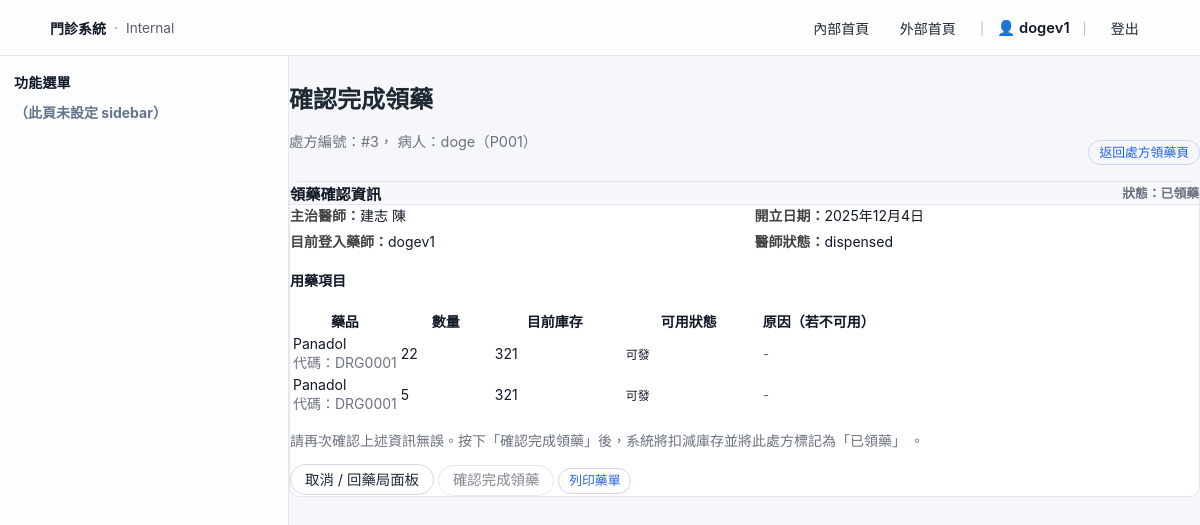
Screenshot of /prescriptions/pharmacy/3/dispense/ (signed in) with the database file from the repository.
### prescriptions/models.py (models this page shows, shortened)
class Prescription(models.Model):
    STATUS_DRAFT = "draft"
    STATUS_FINAL = "final"
    STATUS_CHOICES = [
        (STATUS_DRAFT, "草稿"),
        (STATUS_FINAL, "已完成"),
    ]
    PHARMACY_PENDING   = "pending"
    PHARMACY_DONE      = "done"
    PHARMACY_CANCELLED = "cancelled"
    PHARMACY_STATUS_CHOICES = [
        (PHARMACY_PENDING,   "待領藥"),
        (PHARMACY_DONE,      "已領藥"),
        (PHARMACY_CANCELLED, "已作廢"),
    ]
    VERIFY_PENDING  = "pending"
    VERIFY_APPROVED = "approved"
    VERIFY_REJECTED = "rejected"
    VERIFY_QUERY    = "query"
    VERIFY_STATUS_CHOICES = [
        (VERIFY_PENDING,  "待審核"),
        (VERIFY_APPROVED, "已通過"),
        (VERIFY_REJECTED, "已退回"),
        (VERIFY_QUERY,    "需澄清"),
    ]
    patient = models.ForeignKey("patients.Patient", on_delete=models.PROTECT)
    doctor  = models.ForeignKey("doctors.Doctor", on_delete=models.PROTECT)
    date    = models.DateField(default=timezone.now)
    visit_ticket = models.OneToOneField(
        "queues.VisitTicket",
        on_delete=models.PROTECT,
        related_name="prescription",
        null=True,
        blank=True,
    )
    notes  = models.TextField(blank=True)
    status = models.CharField(
        max_length=20,
        choices=STATUS_CHOICES,
        default=STATUS_DRAFT,
    )
    pharmacy_status = models.CharField(
        max_length=20,
        choices=PHARMACY_STATUS_CHOICES,
        default=PHARMACY_PENDING,
    )
    dispensed_at = models.DateTimeField(null=True, blank=True)
    dispensed_by = models.ForeignKey(
        settings.AUTH_USER_MODEL,
        null=True,
        blank=True,
        on_delete=models.SET_NULL,
        related_name="dispensed_prescriptions",
        verbose_name="領藥藥師",
    )
    verify_status = models.CharField(
        "審核狀態",
        max_length=20,
        choices=VERIFY_STATUS_CHOICES,
        default=VERIFY_PENDING,
    )
    verify_note = models.TextField("審核意見", blank=True)
    verified_by = models.ForeignKey(
        settings.AUTH_USER_MODEL,
        null=True,
        blank=True,
        on_delete=models.SET_NULL,
        related_name="verified_prescriptions",
        verbose_name="審核藥師",
    )
    verified_at = models.DateTimeField("審核時間", null=True, blank=True)
    created_at = models.DateTimeField(auto_now_add=True)
    updated_at = models.DateTimeField(auto_now=True)

class PrescriptionItem(models.Model):
    prescription = models.ForeignKey(
        Prescription,
        on_delete=models.CASCADE,
        related_name="items",
    )
    drug = models.ForeignKey(
        Drug,
        on_delete=models.PROTECT,
        related_name="prescription_items",
    )
    quantity = models.PositiveIntegerField()
    usage = models.TextField(blank=True)
    days_supply = models.PositiveIntegerField("療程天數", default=7)
    treatment_days = models.PositiveIntegerField(
        "預計用藥天數",
        default=1,
        help_text="例如連續吃幾天：1、3、7...  ",
    )

### patients/models.py (models this page shows, shortened)
class Patient(models.Model):
    GENDER_MALE = "M"
    GENDER_FEMALE = "F"
    GENDER_OTHER = "O"
    GENDER_CHOICES = [
        (GENDER_MALE, "男"),
        (GENDER_FEMALE, "女"),
        (GENDER_OTHER, "其他 / 不透露"),
    ]
    BLOOD_A = "A"
    BLOOD_B = "B"
    BLOOD_AB = "AB"
    BLOOD_O = "O"
    BLOOD_UNKNOWN = "UNK"
    BLOOD_TYPE_CHOICES = [
        (BLOOD_A, "A 型"),
        (BLOOD_B, "B 型"),
        (BLOOD_AB, "AB 型"),
        (BLOOD_O, "O 型"),
        (BLOOD_UNKNOWN, "未知"),
    ]
    full_name = models.CharField("姓名", max_length=50)
    national_id = models.CharField("身分證", max_length=10, unique=True)
    nhi_no = models.CharField("健保卡號", max_length=20, blank=True)
    gender = models.CharField(
        "性別",
        max_length=1,
        choices=GENDER_CHOICES,
        blank=True,
    )
    birth_date = models.DateField("生日")
    blood_type = models.CharField(
        "血型",
        max_length=3,
        choices=BLOOD_TYPE_CHOICES,
        default=BLOOD_UNKNOWN,
        blank=True,
    )
    phone = models.CharField("電話", max_length=20, blank=True)
    email = models.EmailField("Email", max_length=100, blank=True)
    address = models.CharField("地址", max_length=200, blank=True)
    height_cm = models.PositiveIntegerField("身高（cm）", null=True, blank=True)
    weight_kg = models.DecimalField(
        "體重（kg）",
        max_digits=5,
        decimal_places=1,
        null=True,
        blank=True,
    )
    allergies = models.TextField(
        "過敏史",
        blank=True,
        help_text="例如：藥物過敏、食物過敏等",
    )
    chronic_diseases = models.TextField(
        "慢性疾病 / 重要病史",
        blank=True,
        help_text="例如：高血壓、糖尿病、心臟病等",
    )
    family_disease_notes = models.TextField(
    "家族病史",
    blank=True,
    null=True,
    help_text="例如：父母高血壓、糖尿病、遺傳疾病等",
    )
    other_risk_notes = models.TextField(
    "其他風險備註",
    blank=True,
    null=True,
    )
    emergency_contact_name = models.CharField("緊急聯絡人姓名", max_length=50, blank=True)
    emergency_contact_phone = models.CharField("緊急聯絡人電話", max_length=20, blank=True)
    emergency_contact_relation = models.CharField(
        "與病人關係",
        max_length=50,
        blank=True,
        help_text="例如：父、母、配偶、子女、朋友",
    )
    chart_no = models.CharField(
        "病歷號",
        max_length=20,
        unique=True,
        blank=True,
        editable=False,
    )
    note = models.TextField("其他備註", blank=True)
    created_at = models.DateTimeField("建立時間", auto_now_add=True)
    updated_at = models.DateTimeField("最後更新時間", auto_now=True)
    class Meta:
        verbose_name = "病人"
        verbose_name_plural = "病人"
        ordering = ["chart_no"]

### doctors/models.py (models this page shows, shortened)
class Doctor(models.Model):
    name = models.CharField("姓名", max_length=50)
    department = models.CharField("科別", max_length=50)
    room = models.CharField("診間", max_length=20, blank=True)
    user = models.OneToOneField(
        User, null=True, blank=True, on_delete=models.SET_NULL, verbose_name="使用者帳號"
    )
    department = models.CharField("科別", max_length=50, blank=True)
    is_active = models.BooleanField("啟用", default=True)
    class Meta:
        verbose_name = "醫師"
        verbose_name_plural = "醫師"

### inventory/models.py (models this page shows, shortened)
class Drug(models.Model):
    code = models.CharField("藥品代碼", max_length=50, unique=True)
    name = models.CharField("藥品名稱", max_length=100)
    generic_name = models.CharField("學名 / 成分", max_length=100, blank=True)
    form = models.CharField("劑型", max_length=50, blank=True)
    strength = models.CharField("規格", max_length=50, blank=True)
    unit = models.CharField("單位", max_length=20, default="顆")
    stock_quantity = models.PositiveIntegerField("目前庫存量", default=0)
    reorder_level = models.PositiveIntegerField("安全存量", default=0)
    is_active = models.BooleanField("是否啟用", default=True)
    created_at = models.DateTimeField(auto_now_add=True)
    updated_at = models.DateTimeField(auto_now=True)
    unit_price = models.DecimalField("單價", max_digits=10, decimal_places=2, default=0)
    class Meta:
        verbose_name = "藥品"
        verbose_name_plural = "藥品"

### prescriptions/views.py (the view, shortened to what this page needs)
# urls.py: path("pharmacy/<int:pk>/dispense/", views.dispense_confirm, name="dispense"),
@login_required
@group_required("PHARMACY")
@transaction.atomic
def dispense_confirm(request, pk):
    prescription = get_object_or_404(
        Prescription.objects.prefetch_related("items__drug"),
        pk=pk,
    )
    items = list(prescription.items.all())
    MIN_VALID_DAYS = 7
    checks = []
    for item in items:
        try:
            preview_use_drug_from_prescription_item(
                item,
                min_valid_days=MIN_VALID_DAYS,
            )
            checks.append({"item": item, "ok": True, "reason": ""})
        except ValueError as e:
            checks.append({"item": item, "ok": False, "reason": str(e)})
    has_shortage = any(not c["ok"] for c in checks)
    if request.method == "GET":
        return render(
            request,
            "prescriptions/pharmacy_dispense_confirm.html",
            {
                "prescription": prescription,
                "items": items,
                "checks": checks,
                "has_shortage": has_shortage,
                "min_valid_days": MIN_VALID_DAYS,
            },
        )

### templates/prescriptions/pharmacy_dispense_confirm.html (shortened to what this page needs)
{% extends "base.html" %}
{% load static %}
{% block content %}
<div class="page-shell">
  <div class="page-header">
    <div>
      <h1 class="page-title">確認完成領藥</h1>
      <p class="page-subtitle">
        處方編號：#{{ prescription.id }}，
        病人：{{ prescription.patient.full_name }}（{{ prescription.patient.chart_no|default:prescription.patient.id }}）
      </p>
    </div>
    <div class="toolbar-actions">
      <a href="{% url 'prescriptions:dispense' prescription.id %}"
         class="btn btn-outline btn-sm">
        返回處方領藥頁
      </a>
    </div>
  </div>
  <div class="card">
    <div class="card-header card-header-between">
      <div class="card-title-sm">
        領藥確認資訊
      </div>
      <div class="card-meta text-muted text-xs">
        狀態：{{ prescription.get_pharmacy_status_display }}
      </div>
    </div>
    <div class="card-body">
      <div class="info-grid mb-3">
        <div><span class="info-label">主治醫師：</span>{{ prescription.doctor.user.get_full_name|default:prescription.doctor.name }}</div>
        <div><span class="info-label">開立日期：</span>{{ prescription.date }}</div>
        <div><span class="info-label">目前登入藥師：</span>{{ request.user.get_full_name|default:request.user.username }}</div>
        <div><span class="info-label">醫師狀態：</span>{{ prescription.get_status_display }}</div>
      </div>
      <h4 class="section-title-sm">用藥項目</h4>
      <div class="table-container mb-3">
        <table class="table">
          <thead>
            <tr>
              <th>藥品</th>
              <th style="width:90px;">數量</th>
              <th style="width:120px;">目前庫存</th>
              <th style="width:140px;">可用狀態</th>
              <th>原因（若不可用）</th>
            </tr>
          </thead>
          <tbody>
            {% for c in checks %}
              <tr>
                <td class="text-left">
                  {{ c.item.drug.name }}
                  <div class="text-muted text-xs">
                    代碼：{{ c.item.drug.code|default:"-" }}
                  </div>
                </td>
                <td>{{ c.item.quantity }}</td>
                <td>{{ c.item.drug.stock_quantity }}</td>
                <td>
                  {% if c.ok %}
                    <span class="tag tag-pill tag-verified">可發</span>
                  {% else %}
                    <span class="tag tag-pill tag-rejected">不可發</span>
                  {% endif %}
                </td>
                <td class="text-left">
                  {% if not c.ok %}
                    <div class="text-muted text-sm">{{ c.reason }}</div>
                    <div class="mt-1 d-flex flex-wrap gap-1">
                      <a class="btn btn-outline btn-sm"
                         href="{% url 'inventory:stock_history' %}?drug={{ c.item.drug.id }}"
                         target="_blank" rel="noopener noreferrer">
                        查庫存紀錄
                      </a>
                      <a class="btn btn-outline btn-sm"
                         href="{% url 'inventory:expiry_dashboard' %}"
                         target="_blank" rel="noopener noreferrer">
                        去效期管理
                      </a>
                    </div>
                  {% else %}
                    <span class="text-muted">-</span>
                  {% endif %}
                </td>
              </tr>
            {% empty %}
              <tr>
                <td colspan="5" class="text-center text-muted">尚未填寫用藥項目。</td>
              </tr>
            {% endfor %}
          </tbody>
        </table>
      </div>
      {% if has_shortage %}
        <div class="alert alert-warning text-sm mb-3">
          部分藥品<b>效期/庫存/狀態不符</b>，目前無法完成領藥 。
          {% if min_valid_days %}
            （政策：至少需可保存 {{ min_valid_days }} 天 ）
          {% endif %}
          請先補貨、解除隔離/報廢處理、或請醫師改藥後再回到此頁確認 。
        </div>
      {% else %}
        <p class="text-sm text-muted mb-3">
          請再次確認上述資訊無誤。按下「確認完成領藥」後，系統將扣減庫存並將此處方標記為「已領藥」 。
        </p>
      {% endif %}
      <form method="post" action="{% url 'prescriptions:dispense_confirm' prescription.id %}">
        <div class="page-footer-actions">
          <a class="btn btn-outline-secondary"
             href="{% url 'prescriptions:pharmacy_panel' %}">
            取消 / 回藥局面板
          </a>
          <button type="submit"
                  class="btn btn-primary"
                  {% if has_shortage or prescription.pharmacy_status != prescription.PHARMACY_PENDING %}disabled{% endif %}>
            確認完成領藥
          </button>
          <a href="{% url 'prescriptions:prescription_print' prescription.id %}"
             class="btn btn-outline btn-sm"
             target="_blank"
             rel="noopener noreferrer">
            列印藥單
          </a>
        </div>
      </form>
    </div>
  </div>
</div>
{% endblock %}

### templates/base.html (shortened to what this page needs)
<!DOCTYPE html>
{% load static %}
<html lang="zh-Hant">
<head>
  <link rel="stylesheet" href="{% static 'css/app.css' %}">
  <link rel="stylesheet" href="{% static 'css/hospital_theme.css' %}">
</head>
<body>
  <header class="app-topbar">
    <div class="app-topbar-inner">
      <div class="app-brand">
        <a class="app-brand-link" href="{% url 'index' %}">門診系統</a>
        <span class="app-brand-dot">·</span>
        <span class="app-brand-sub">Internal</span>
      </div>
      <nav class="app-nav">
        <a class="app-nav-link" href="{% url 'index' %}">內部首頁</a>
        <a class="app-nav-link" href="{% url 'public:home' %}">外部首頁</a>
        {% if user.is_authenticated %}
          <span class="app-nav-sep">｜</span>
          <span class="app-user">👤 {{ user.username }}</span>
          <span class="app-nav-sep">｜</span>
          <a class="app-nav-link" href="{% url 'logout' %}">登出</a>
        {% else %}
          <span class="app-nav-sep">｜</span>
          <a class="app-nav-link" href="{% url 'login' %}">登入</a>
        {% endif %}
      </nav>
    </div>
  </header>
  <div class="app-shell">
    <aside class="app-sidebar" aria-label="功能選單">
      {% block sidebar %}
        <div class="app-side-title">功能選單</div>
        <div class="app-muted" style="margin-top:6px;">
          （此頁未設定 sidebar）
        </div>
      {% endblock %}
    </aside>
    <main class="app-main">
      <div class="app-page">
        {% block content %}{% endblock %}
      </div>
    </main>
  </div>
</body>
</html>

### rows the page displays
Prescription: id "3", patient.full_name "doge", patient.chart_no "P001", pharmacy_status "已領藥", doctor.user.get_full_name "建志 陳", date "2025年12月4日", status "dispensed"
PrescriptionItem: item.drug.name "Panadol", item.drug.code "DRG0001", item.quantity "22", item.drug.stock_quantity "321"
PrescriptionItem: item.drug.name "Panadol", item.drug.code "DRG0001", item.quantity "5", item.drug.stock_quantity "321"

### other values shown
{{ user.username }} "dogev1"
{{ request.user.get_full_name|default:request.user.username }} "dogev1"
